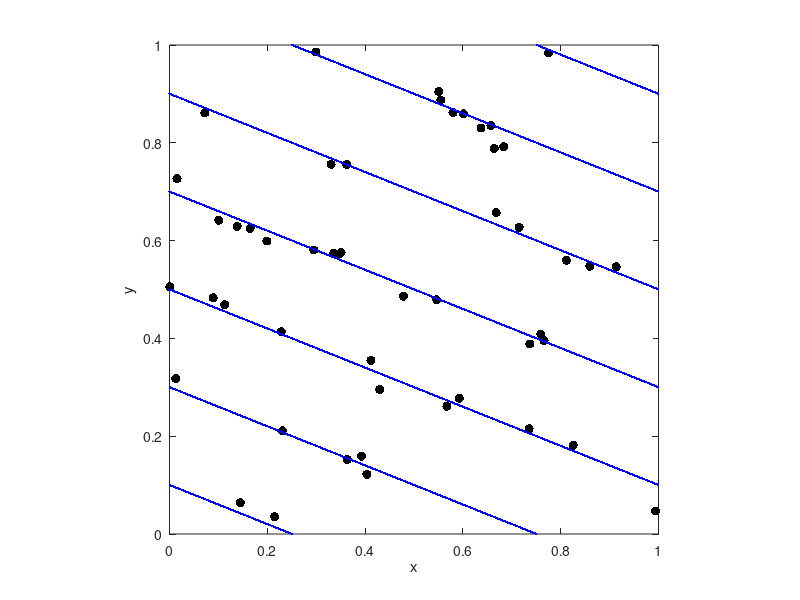

Write the MATLAB code that produced this figure. (Note: this script raises an error after producing the figure.)
% Produces Figure 5 in "Principal Symmetric Space Analysis", C Curry, S R
% Marsland, and R I McLachlan, J Comput Dyn 6(2) 2019.
% The geodesic is chosen that best fits 50 pointson T^2. 

N = 50;
x = zeros(2,N);
m0 = 2; n0 = 5;
x(1,:)=rand(1,N)*2*pi*10;
x(2,:) = mod((pi-m0*x(1,:))/n0,2*pi);
x(1,:)=mod(x(1,:),2*pi);
x = mod(x + 0.1*randn(2,N),2*pi);
res=[];
for m = -10:10
    for n = -10:10   % winding number (m,n)
        if gcd(m,n)==1 & (m> 0 | (m==0 & n>0))
            e = 0;
            for j = 1:N;        % which data point to leave out
                z = x(:,[1:j-1,j+1:N]);
                y = m*z(1,:) + n*z(2,:);
                t = atan2(mean(sin(y)),mean(cos(y)));
                e = e+1-cos(m*x(1,j)+n*x(2,j)-t);
            end
            res=[res;[m,n,sqrt(e/N)]];
        end
    end
end
p=sortrows(res,3);
p(1:4,:)
m = p(1,1); n = p(1,2);
%return
        th = 0 : 2*pi/1000 : 20*pi;
        clf;
         figure(1);
       plot(x(1,:)/(2*pi),x(2,:)/(2*pi),'k.','MarkerSize',20);hold on
        y = m*x(1,:) + n*x(2,:);
        t = atan2(mean(sin(y)),mean(cos(y)));
        plot(mod(th,2*pi)/(2*pi),mod((t-m*th)/n,2*pi)/(2*pi),'b.','MarkerSize',5);
        axis([0,1,0,1]);axis equal
        axis([0,1,0,1])
        hold off
%        title(sprintf('m = %d, n = %d',m,n));
        xlabel('x');ylabel('y');
%        figure(2);
%        plot(mod(y,2*pi),'.','MarkerSize',2);hold on;
%        plot(1:N,mod(t*ones(1,N),2*pi));hold off;
%        axis([1,N,0,2*pi]);
figure(2)
drawtorus
hold on
[Sx,Sy,Sz]=sphere(20);
Sx=.02*Sx;Sy=.02*Sy;Sz=.02*Sz;
R = 1.01; r = 1.01*0.3;
for j = 1:N
Tx = Sx+R*cos(x(2,j)).*(1+r*cos(x(1,j)));
Ty = Sy+R*sin(x(2,j)).*(1+r*cos(x(1,j)));
Tz = Sz+r*sin(x(1,j));
surf(Tx,Ty,Tz,.5*ones(size(Tx)));
shading interp;lighting gouraud;
end
%plot3(Tx,Ty,Tz,'.','MarkerSize',40);
b = th;
a = (t-m*th)/n;
R = 1.005; r = 1.005*0.3;
Tx = R*cos(a).*(1+r*cos(b));
Ty = R*sin(a).*(1+r*cos(b));
Tz = r*sin(b);
plot3(Tx,Ty,Tz,'b','LineWidth',3);
axis off;
set(gcf,'Color','white')
colormap copper

        